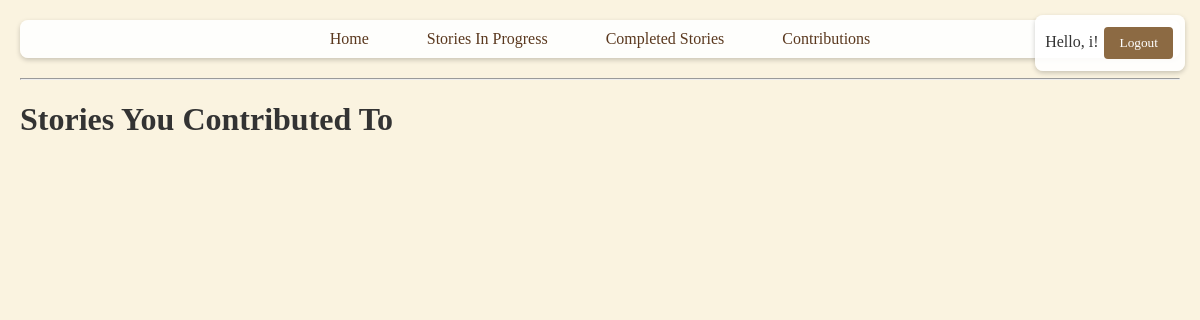
/contributions (signed in), run on an earlier commit of the app's database.
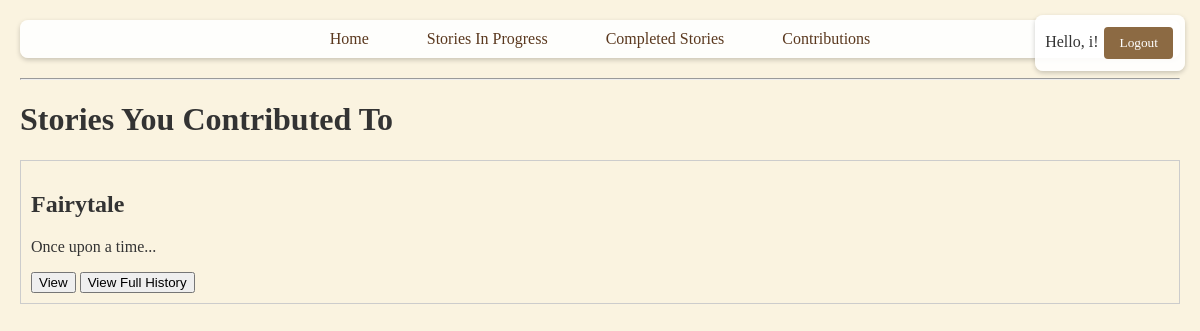
And on a later commit of the database.
### __init__.py (models this page shows)
class Story(db.Model):
    id = db.Column(db.Integer, primary_key=True)
    title = db.Column(db.String(200), nullable=False)
    status = db.Column(db.String(50), nullable=False, default='in_progress')  # 'in_progress' or 'completed'
    edits = db.relationship('Edit', backref='story', lazy=True)

class Edit(db.Model):
    id = db.Column(db.Integer, primary_key=True)
    content = db.Column(db.Text, nullable=False)
    story_id = db.Column(db.Integer, db.ForeignKey('story.id'), nullable=False)
    user_id = db.Column(db.Integer, db.ForeignKey('user.id'), nullable=False)
    timestamp = db.Column(db.DateTime, nullable=False)

### __init__.py (the view)
@app.route('/contributions')
@login_required
def contributions():
    contributed_edits = Edit.query.filter_by(user_id=current_user.id).all()
    story_ids = {edit.story_id for edit in contributed_edits}
    stories = Story.query.filter(Story.id.in_(story_ids)).all()
    return render_template('contributions.html', stories=stories)

### __init__.py (called while the page is built)
@login_manager.user_loader
def load_user(user_id):
    return User.query.get(int(user_id))

@app.context_processor
def inject_helpers():
    return dict(has_contributed=has_contributed)

### templates/contributions.html (shortened to what this page needs)
<!DOCTYPE html>
<html lang="en">
<head>
</head>
<body>
{% extends "base.html" %}
{% block content %}
  <h1>Stories You Contributed To</h1>
  <div>
    {% for story in stories %}
      <div style="border:1px solid #ccc; padding:10px; margin-bottom:10px;">
         <h2>{{ story.title }}</h2>
         {% set last_edit = story.edits|sort(attribute='timestamp', reverse=true)|first %}
         {% if last_edit %}
           <p>{{ last_edit.content }}</p>
         {% else %}
           <p>No content available.</p>
         {% endif %}
         <a href="{{ url_for('story_detail', story_id=story.id) }}"><button>View</button></a>
         <a href="{{ url_for('edit_history', story_id=story.id) }}"><button>View Full History</button></a>
      </div>
    {% endfor %}
  </div>
{% endblock %}

What changed in the data, as far as the page shows it:
added Story: title "Fairytale"
added Edit: content "Once upon a time..."
